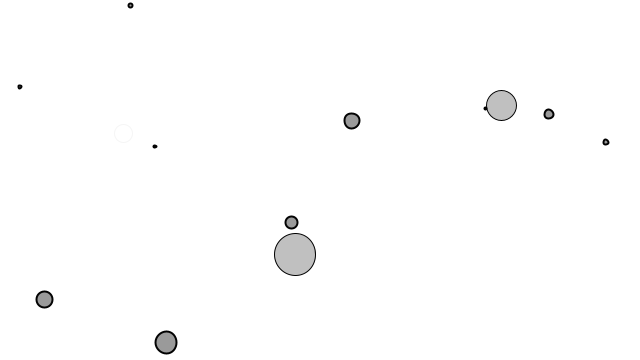
Frame 1 (no input)
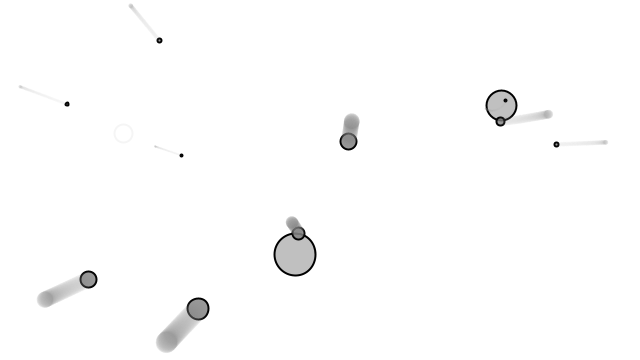
Frame 60 (the mouse pressed at the canvas centre just before this capture)
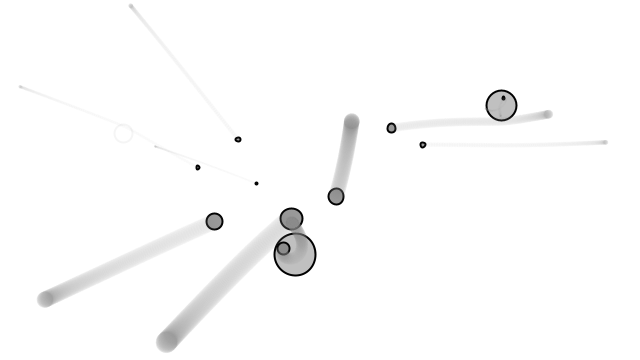
Frame 120 (the mouse held since frame 60 and released just before this capture)

The Processing sketch that drew these frames (run headless with seeded random() and noise(); from frame 60 on, the mouse is pressed at the canvas centre):

// Processing sketch: exercise_8
// ── exercise_8.pde
Mover[] movers;
Attractor[] attractors;

void setup() {
  size(640, 360);

  movers = new Mover[10];
  attractors = new Attractor[3];

  for (int i = 0; i < movers.length; i++) {
    movers[i] = new Mover(random(0.1, 2), random(width), random(height));
  }

  for (int i = 0; i < attractors.length; i++) {
    attractors[i] = new Attractor(random(2, 50), random(width), random(height), random(1) >= 0.5);
  }
}

void draw() {
  background(255);

  for (int i = 0; i < attractors.length; i++) {
    attractors[i].display();
  }

  for (int i = 0; i < movers.length; i++) {
    for (int j = 0; j < attractors.length; j++) {
      PVector force = attractors[j].attract(movers[i]);
      movers[i].applyForce(force);
    }

    movers[i].update();
    movers[i].display();
  }
}
// ── Attractor.pde
class Attractor {

  float mass;
  PVector location;
  float G;
  boolean visible;

  Attractor(float m, float x, float y, boolean v) {
    mass = m;
    location = new PVector(x, y);
    G = 0.4;
    visible = v;
  }

  PVector attract(Mover m) {
    PVector force = PVector.sub(location, m.location);
    float distance = force.mag();
    distance = constrain(distance, 5.0, 25.0);
    force.normalize();

    float strength = (G * mass * m.mass) / (distance * distance);
    force.mult(strength);
    return force;
  }

  void display() {
    if (visible) {
      stroke(0);
      fill(175, 200);
    } else {
      stroke(0, 10);
      noFill();
    }
    ellipse(location.x, location.y, mass*2, mass*2);
  }
}
// ── Mover.pde
class Mover {

  PVector location;
  PVector velocity;
  PVector acceleration;
  float mass;
  ArrayList<PVector> trail;
  int limit;

  Mover(float m, float x, float y) {
    mass = m;
    location = new PVector(x, y);
    velocity = new PVector(0, 0);
    acceleration = new PVector(0, 0);
    trail = new ArrayList();
    limit = 200;
  }

  void applyForce(PVector force) {
    PVector f = PVector.div(force, mass);
    acceleration.add(f);
  }

  void update() {
    velocity.add(acceleration);
    location.add(velocity);
    acceleration.mult(0);

    if (trail.size() > limit) {
      trail.remove(0);
    }
    trail.add(new PVector(location.x, location.y));
  }

  void display() {
    stroke(0);
    strokeWeight(2);
    fill(127, 200);
    ellipse(location.x, location.y, mass*16, mass*16);

    noStroke();
    fill(127, 10);
    for (int i = 0; i < trail.size(); i++) {
      ellipse(trail.get(i).x, trail.get(i).y, mass*16, mass*16);
    }
  }

  void checkEdges() {
    if (location.x > width) {
      location.x = 0;
    } else if (location.x < 0) {
      location.x = width;
    }

    if (location.y > height) {
      velocity.y *= -1;
      location.y = height;
    }
  }
}
